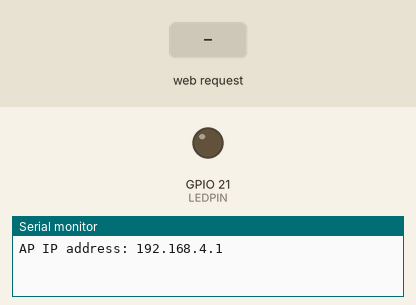
Recording of a sketch running on a simulated ESP32. Parts: output pins drawn as LEDs (lit = HIGH), the last lines printed to the serial monitor. Inputs (shaded band) come from the test bench.

Above: at 1.2 s.
1.3 s: HTTP request GET /H received
At 2.5 s:
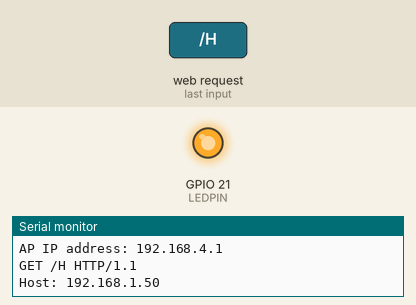
2.8 s: HTTP request GET /L received
At 3.7 s:
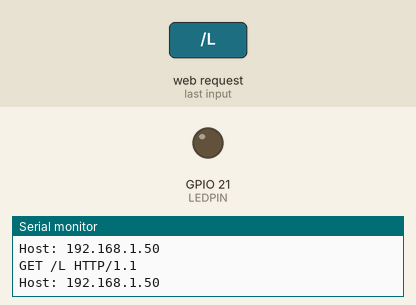
Timing chart, 0 to 5.8 s (numbered marks = the images above; inputs shaded):
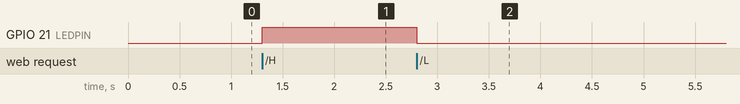

Measured:
- after the input at 1.3 s, GPIO 21 (LEDPIN): LOW → HIGH at once
- after the input at 2.8 s, GPIO 21 (LEDPIN): HIGH → LOW at once

The sketch:

WebAP-example.ino
```cpp
#include <WiFi.h>

#define LEDPIN 21
const char* ssid = "ESP32-AP";

const char body[] PROGMEM = R"===(
<!DOCTYPE html>
<html><body>
<a href="/H">Turn ON</a> LED.<br>
<a href="/L">Turn OFF</a> LED.<br>
</body></html>
)===";

WiFiServer server(80);

void setup() {
  Serial.begin(115200);
  pinMode(LEDPIN, OUTPUT);
  WiFi.mode(WIFI_AP);
  WiFi.softAP(ssid);

  IPAddress IP = WiFi.softAPIP();
  Serial.print("AP IP address: ");
  Serial.println(IP);
  server.begin();
}

void loop(){
  WiFiClient client = server.available(); // loop until we have a client

  if (client) {
    String currentLine = "";              // incoming data
    while (client.connected()) {
      if (client.available()) {           // if bytes to read
        char c = client.read();           // read a byte,
        Serial.write(c);
        if (c == '\n') {
          if (currentLine.length() == 0) {     // if blank line
            client.print(body);
            break;    // exit while loop
          } else {
            if (currentLine.startsWith("GET /H "))
              digitalWrite(LEDPIN, HIGH);  // LED ON
            if (currentLine.startsWith("GET /L "))
              digitalWrite(LEDPIN, LOW);   // LED OFF
            currentLine = "";   // if new line but not blank, clear data
          }
        } else if (c != '\r') {  // if anything but a CR
          currentLine += c;      // add it to the end
        }
      }
    }
    client.stop();  // close the connection
  }
}
```
